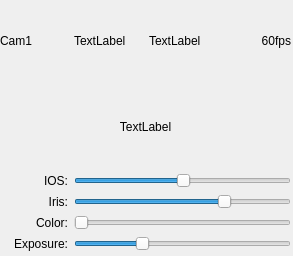
<?xml version="1.0" encoding="UTF-8"?>
<ui version="4.0">
 <class>GSWidget</class>
 <widget class="QWidget" name="GSWidget">
  <property name="geometry">
   <rect>
    <x>0</x>
    <y>0</y>
    <width>293</width>
    <height>256</height>
   </rect>
  </property>
  <property name="mouseTracking">
   <bool>true</bool>
  </property>
  <property name="windowTitle">
   <string>Form</string>
  </property>
  <property name="autoFillBackground">
   <bool>false</bool>
  </property>
  <widget class="QWidget" name="gridLayoutWidget">
   <property name="geometry">
    <rect>
     <x>0</x>
     <y>0</y>
     <width>291</width>
     <height>251</height>
    </rect>
   </property>
   <layout class="QGridLayout" name="gridLayout">
    <item row="1" column="0" colspan="4">
     <widget class="QLabel" name="label">
      <property name="text">
       <string>TextLabel</string>
      </property>
      <property name="alignment">
       <set>Qt::AlignCenter</set>
      </property>
     </widget>
    </item>
    <item row="0" column="1">
     <widget class="QLabel" name="signal_statu2">
      <property name="text">
       <string>TextLabel</string>
      </property>
     </widget>
    </item>
    <item row="0" column="2">
     <widget class="QLabel" name="signal_statu1">
      <property name="text">
       <string>TextLabel</string>
      </property>
     </widget>
    </item>
    <item row="0" column="0">
     <widget class="QLabel" name="cam">
      <property name="text">
       <string>Cam1</string>
      </property>
     </widget>
    </item>
    <item row="2" column="0">
     <widget class="QLabel" name="label_ios">
      <property name="text">
       <string>IOS:</string>
      </property>
      <property name="alignment">
       <set>Qt::AlignRight|Qt::AlignTrailing|Qt::AlignVCenter</set>
      </property>
     </widget>
    </item>
    <item row="0" column="3">
     <widget class="QLabel" name="fps">
      <property name="text">
       <string>60fps</string>
      </property>
      <property name="alignment">
       <set>Qt::AlignRight|Qt::AlignTrailing|Qt::AlignVCenter</set>
      </property>
     </widget>
    </item>
    <item row="3" column="0">
     <widget class="QLabel" name="label_iris">
      <property name="text">
       <string>Iris:</string>
      </property>
      <property name="alignment">
       <set>Qt::AlignRight|Qt::AlignTrailing|Qt::AlignVCenter</set>
      </property>
     </widget>
    </item>
    <item row="4" column="0">
     <widget class="QLabel" name="label_color">
      <property name="text">
       <string>Color:</string>
      </property>
      <property name="alignment">
       <set>Qt::AlignRight|Qt::AlignTrailing|Qt::AlignVCenter</set>
      </property>
     </widget>
    </item>
    <item row="5" column="0">
     <widget class="QLabel" name="label_exposure">
      <property name="text">
       <string>Exposure:</string>
      </property>
      <property name="alignment">
       <set>Qt::AlignRight|Qt::AlignTrailing|Qt::AlignVCenter</set>
      </property>
     </widget>
    </item>
    <item row="3" column="1" colspan="3">
     <widget class="QSlider" name="horizontalSlider_iris">
      <property name="sliderPosition">
       <number>70</number>
      </property>
      <property name="orientation">
       <enum>Qt::Horizontal</enum>
      </property>
     </widget>
    </item>
    <item row="2" column="1" colspan="3">
     <widget class="QSlider" name="horizontalSlider_ios">
      <property name="palette">
       <palette>
        <active>
         <colorrole role="Shadow">
          <brush brushstyle="SolidPattern">
           <color alpha="0">
            <red>139</red>
            <green>139</green>
            <blue>139</blue>
           </color>
          </brush>
         </colorrole>
        </active>
        <inactive>
         <colorrole role="Shadow">
          <brush brushstyle="SolidPattern">
           <color alpha="0">
            <red>139</red>
            <green>139</green>
            <blue>139</blue>
           </color>
          </brush>
         </colorrole>
        </inactive>
        <disabled>
         <colorrole role="Shadow">
          <brush brushstyle="SolidPattern">
           <color alpha="0">
            <red>139</red>
            <green>139</green>
            <blue>139</blue>
           </color>
          </brush>
         </colorrole>
        </disabled>
       </palette>
      </property>
      <property name="sliderPosition">
       <number>50</number>
      </property>
      <property name="orientation">
       <enum>Qt::Horizontal</enum>
      </property>
     </widget>
    </item>
    <item row="4" column="1" colspan="3">
     <widget class="QSlider" name="horizontalSlider_color">
      <property name="orientation">
       <enum>Qt::Horizontal</enum>
      </property>
     </widget>
    </item>
    <item row="5" column="1" colspan="3">
     <widget class="QSlider" name="horizontalSlider_exposure">
      <property name="sliderPosition">
       <number>30</number>
      </property>
      <property name="orientation">
       <enum>Qt::Horizontal</enum>
      </property>
     </widget>
    </item>
   </layout>
  </widget>
 </widget>
 <resources/>
 <connections/>
</ui>
